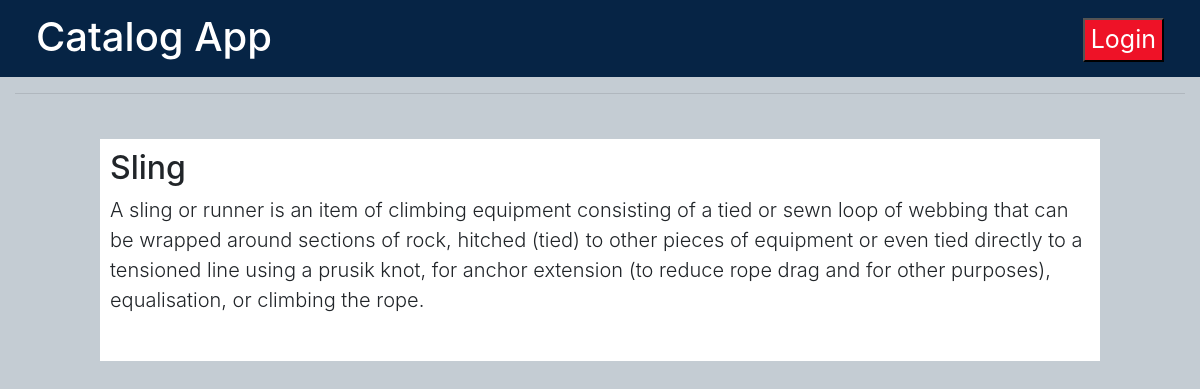
/catalog/Rock Climbing/Sling/, run on the app's committed database.
### models.py (models this page shows, shortened)
class Items(Base):
    __tablename__ = 'items'
    id = Column(Integer, primary_key=True)
    title = Column(String(100), nullable=False)
    description = Column(String(1000))
    updated = Column(DateTime, default=datetime.datetime.utcnow)
    categories_id = Column(Integer, ForeignKey('categories.id'))
    categories = relationship(Categories)

### application.py (the view)
@app.route('/catalog/<string:category>/<string:item>/')
def itemView(category, item):
    category_id = session.query(Categories).filter_by(name=category).one().id
    item = session.query(Items).filter_by(categories_id=category_id, title=item).one()
    return render_template('item.html', item=item, category=category, login = False if  'username' not in login_session else True)

### templates/item.html (shortened to what this page needs)
{% extends 'base.html' %}
{% block content %}
<h2>{{item.title}}</h2>
<p class="lead">{{item.description}}</p>
{% endblock %}

### static/style.css (style rules this page uses)
body { background-color:#c4ccd3; }

### data on the page
Items: title "Sling", description "A sling or runner is an item of climbing equipment consisting of a tied or sewn loop of webbing that can be wrapped around sections of rock, hitched (tied) to other pieces of equipment or even tied directly to a tensioned line using a prusik knot, for anchor extension (to reduce rope drag and for other purposes), equalisation, or climbing the rope."
